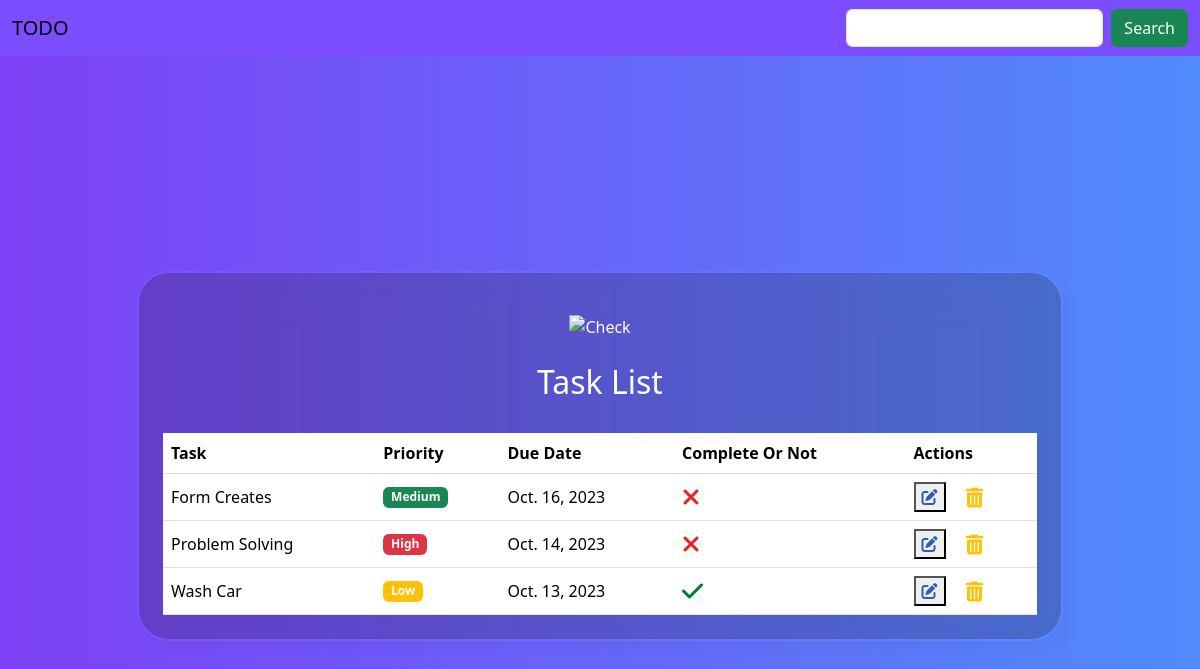
The app's page / (signed in) with its own data.
### base/models.py (models this page shows, shortened)
class Task(models.Model):
    Priority = (('Low','low'),
    ('Medium','Medium'),
    ('High', 'High'))
    user = models.ForeignKey(User,on_delete=models.CASCADE,null=True,blank=True)
    title = models.CharField(max_length=200)
    discription = models.TextField(null=True,blank=True)
    due_date =models.DateField(default=None, null=True, blank=True)
    priority = models.CharField(max_length=10,choices=Priority, default='L')
    complete = models.BooleanField(default=False)
    class Meta:
        ordering = ['complete']

### base/views.py (the view)
# urls.py: path('',Tasklist.as_view(),name='tasks'),
class Tasklist(LoginRequiredMixin,ListView):
    model = Task
    context_object_name = 'tasks'
    def get_context_data(self, **kwargs):
        context =  super().get_context_data(**kwargs)
        context['tasks'] = context['tasks'].filter(user = self.request.user)
        context['count'] = context['tasks'].filter(complete =False).count()
        search_input = self.request.GET.get('search-area') or ''
        if search_input:
            context['tasks'] = context['tasks'].filter(title__icontains = search_input)
        context['search_input'] = search_input
        return context

### base/templates/base/task_list.html (shortened to what this page needs)
<!DOCTYPE html>
<html lang="en">
  <head>
    <link
      href="https://cdn.jsdelivr.net/npm/bootstrap@5.3.2/dist/css/bootstrap.min.css"
      rel="stylesheet"
    />
    <link
      rel="stylesheet"
      href="https://cdnjs.cloudflare.com/ajax/libs/font-awesome/6.4.2/css/all.min.css"
    />
  </head>
  <body>
    <section class="vh-100 gradient-custom-2">
      <nav class="navbar navbar-light" style="background-color: #7c4dff;">
        <div class="container-fluid">
          <a class="navbar-brand">TODO</a>
          <form class="d-flex">
            <input class="form-control me-2" type="text" name = "search-area" value = '{{search_input}}'>
            <input class="btn btn-success" type = "submit" value = "Search">
          </form>
        </div>
      </nav>
      <div class="container py-5 h-100">
        <div class="row d-flex justify-content-center align-items-center h-100">
          <div class="col-md-12 col-xl-10">
            <div class="card mask-custom">
              <div class="card-body p-4 text-white">
                <div class="text-center pt-3 pb-2">
                  <img
                    src="https://mdbcdn.b-cdn.net/img/Photos/new-templates/bootstrap-todo-list/check1.webp"
                    alt="Check"
                    width="60"
                  />
                  <h2 class="my-4">Task List</h2>
                </div>
                <table class="table text-white mb-0">
                  <thead>
                    <tr>
                      <th scope="col">Task</th>
                      <th scope="col">Priority</th>
                      <th scope="col">Due Date</th>
                      <th scope="col">Complete Or Not</th>
                      <th scope="col">Actions</th>
                    </tr>
                  </thead>
                  <tbody>
                          {% for task in tasks %}
                            <tr class="fw-normal">
                              <td class="align-middle">
                                <div class="task-items-wrapper">
                                  <div class="task-wrapper">
                                    {% if task.complete %}
                                      <div class="task-title">
                                          {{task.title}}
                                      </div>
                                    {% else %}
                                      <div class="task-title">
                                          {{task.title}}
                                      </div>
                                    {% endif %}
                                  </div>
                                </div>
                              </td>
                              <td class="align-middle">
                                <h6 class="mb-0">
                                  {% if task.priority == "Medium" %}
                                    <span class="badge bg-success">{{task.priority}}</span>
                                  {% elif task.priority == "Low" %}
                                    <span class="badge bg-warning">{{task.priority}}</span>
                                  {% else %}
                                    <span class="badge bg-danger">{{task.priority}}</span>
                                  {% endif %}
                                </h6>
                              </td>
                              <td class="align-middle">
                                {{task.due_date}}
                              </td>
                              <td class="align-middle">
                                {% if task.complete %}
                                    <a href="#!" data-mdb-toggle="tooltip" title="Complete"
                                    ><i class="fas fa-check fa-xl me-3" style="color: #007E33;"></i
                                      ></a>
                                  {% else %}
                                    <a href="#!" data-mdb-toggle="tooltip" title="Not Complete"
                                    ><i class="fa-solid fa-xmark fa-xl me-3" style="color: #e72323;"></i></a>
                                  {% endif %}
                              </td>
                              <td class="align-middle">
                                <button type="button" class="me-3">
                                  <a href="{% url 'task-update' task.id %}"><i class="fa-solid fa-pen-to-square" style="color: #2d5eb4;"></i></a></button>
                                <a href="{% url 'task-delete' task.id %}" data-mdb-toggle="tooltip" title="Remove"
                                  ><i class="fas fa-trash-alt fa-lg text-warning"></i
                                ></a>
                              </td>
                            </tr>
                          {% endfor %}
                  </tbody>
                </table>
              </div>
            </div>
          </div>
        </div>
      </div>
    </section>
  </body>
</html>

### base/templates/base/task_list.html (style rules this page uses)
.gradient-custom-2 { background: #7e40f6; background: -webkit-linear-gradient( to right, rgba(126, 64, 246, 1), rgba(80, 139, 252, 1) ); background: linear-gradient( to right, rgba(126, 64, 246, 1), rgba(80, 139, 252, 1) ); }
.mask-custom { background: rgba(24, 24, 16, 0.2); border-radius: 2em; backdrop-filter: blur(25px); border: 2px solid rgba(255, 255, 255, 0.05); background-clip: padding-box; box-shadow: 10px 10px 10px rgba(46, 54, 68, 0.03); }
a:link { color: white; background-color: transparent; text-decoration: none; }

### records on screen
Task: title "Form Creates", priority "Medium", due_date "Oct. 16, 2023", complete False (drawn)
Task: title "Problem Solving", priority "High", due_date "Oct. 14, 2023", complete False (drawn)
Task: title "Wash Car", priority "Low", due_date "Oct. 13, 2023", complete True (drawn)
